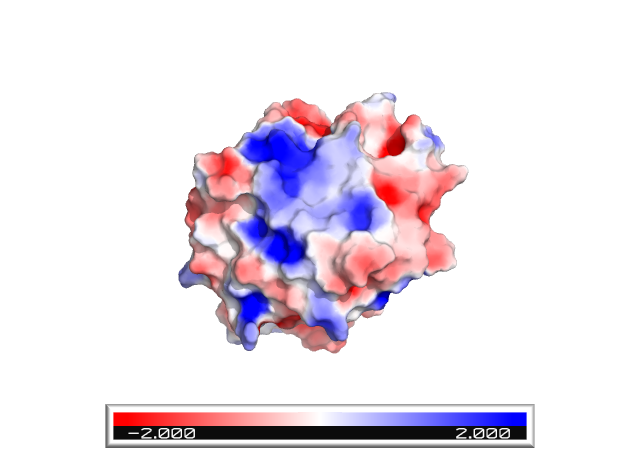
#> input picture data/images/pymol/A0201_0002.png, 640 x 459 px, found by its file name
$ python spyder22_Float.py   (older library calls are emulated)
#> lines starting #> are read from the running program, lines starting #| are printed output that depends on the picture
#!/usr/bin/env python3
# -*- coding: utf-8 -*-
"""
Created on Sat Dec 26 21:09:27 2020
[REF](/watch?v=Q5yVpymvjxU&list=PLHae9ggVvqPgyRQQOtENr6hK0m1UquGaG&index=23)actor by
@author: bragatte

Reading images into Python.

Many ways but the recommended ways are using skimage or opencv.
We read images to python primarily for processing.
Processing on multidimensional data is easy with numpy arrays.
skimage and opencv directly store imported images as numpy arrays.

Pillow library is fine but it does not convert to numpy array by default.
Need to convert as a separate step... np.asarray(img)
"""
from skimage import io

#img = io.imread('/home/bragatte/Documentos/GitHub/Crosstope/data/images/mas.jpeg')
img = io.imread('/home/bragatte/Documentos/GitHub/Crosstope/data/images/pymol/A0201_0002.png')
#> img is the input picture: shape (459, 640, 4); mean R, G, B, A 41.2, 32.5, 41.4, 60.5
print(img.shape)  #y,x,c
#| (459, 640, 4)

#x = Width = 1376
#y = Height = 1104
#Channels = 3 (RGB)

##Some image processing tasks in skimage require floating point image
##with values between 0 and 1

from skimage import img_as_float
img2 = img_as_float(img)

import numpy as np
img3 = img.astype(np.float)
##avoid using astype as it violates assumptions about dtype range.
###for example float should range from 0 to 1 (or -1 to 1) but if you use
##astype to convert to float, the values do not lie between 0 and 1.

#Convert back to 8 bit
from skimage import img_as_ubyte
img_8bit = img_as_ubyte(img2)

###########################################OPENCV#############################

######################################## Using openCV ########################

"""
#to install open CV : pip install opencv-python
#to import the package you need to use import cv2
#openCV is a library of programming functions mainly aimed at computer vision.
#Very good for images and videos, especially real time videos.
#It is used extensively for facial recognition, object recognition, motion tracking,
#optical character recognition, segmentation, and even for artificial neural netwroks.

You can import images in color, grey scale or unchanged usingindividual commands
cv2.IMREAD_COLOR : Loads a color image. Any transparency of image will be neglected. It is the default flag.
cv2.IMREAD_GRAYSCALE : Loads image in grayscale mode
cv2.IMREAD_UNCHANGED : Loads image as such including alpha channel
Instead of these three flags, you can simply pass integers 1, 0 or -1 respectively.
"""

import cv2
#grey_img = cv2.imread('/home/bragatte/Documentos/GitHub/Crosstope/data/images/mas.jpeg',0)
#color_img = cv2.imread('/home/bragatte/Documentos/GitHub/Crosstope/data/images/mas.jpeg',1)
grey_img = cv2.imread("/home/bragatte/Documentos/GitHub/Crosstope/data/images/pymol/A0201_0002.png", 0)
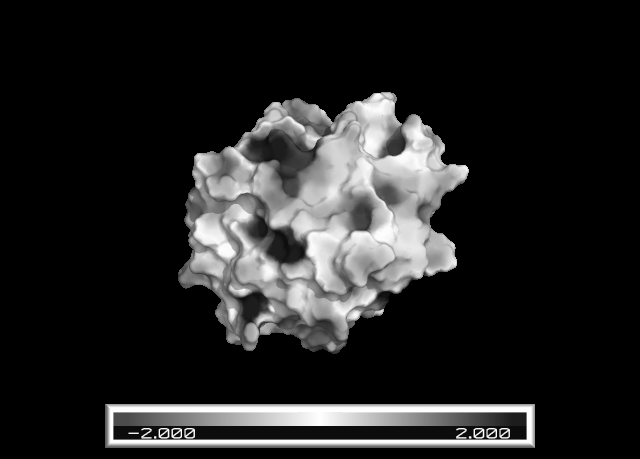
#> grey_img: shape (459, 640); min 0, max 255, mean 36
color_img = cv2.imread("/home/bragatte/Documentos/GitHub/Crosstope/data/images/pymol/A0201_0002.png", 1)
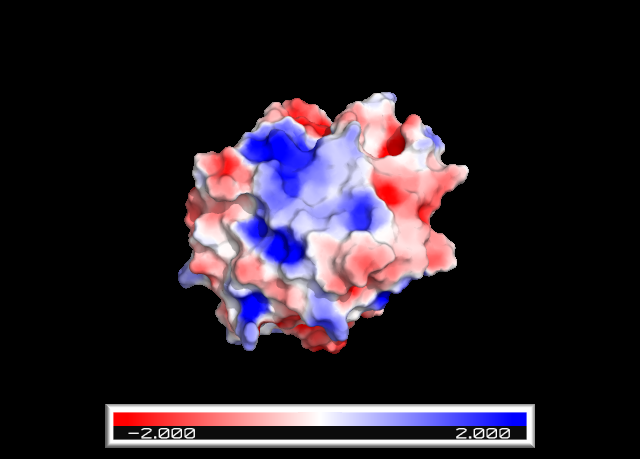
#> color_img: shape (459, 640, 3); mean B, G, R 41.4, 32.5, 41.2

###images opened using cv2 are numpy arrays
print(type(grey_img))
#| <class 'numpy.ndarray'>
print(type(color_img))
#| <class 'numpy.ndarray'>

##Big difference between skimage imread and opencv is that
##opencv reads images as BGR instead of RGB.
img_opencv = cv2.cvtColor(color_img, cv2.COLOR_BGR2RGB) #Should be same as skimage image
